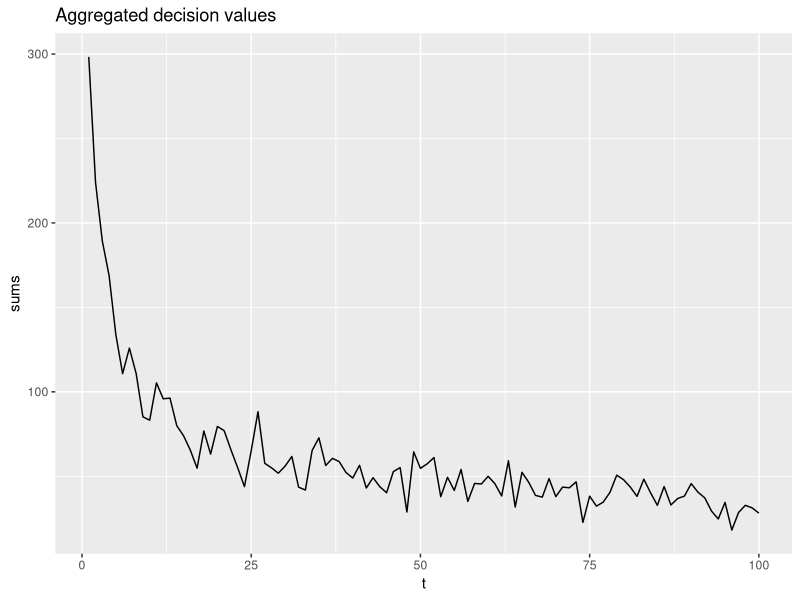
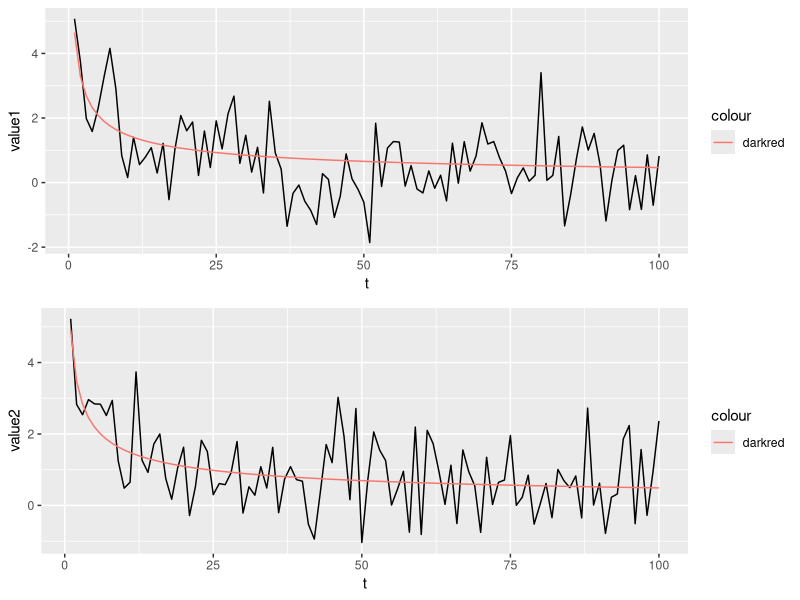

Generate these figures, in order, with R:
# this is a model for decisions that one has to make and it is known that the utility drops with time
# examples: seeing a doctor due to a symptom, doing maintenance on a car, paying bills on time

library(tidyverse)
library(magrittr)
library(gridExtra)

N = 100
MAX = 5
sigma = 1
ticks = 100
# decisions range from min to max in importance
# total number of decisions is N
importance = runif(N, min=1, max=MAX)

# ticks = number of time periods
data = tibble(t=1:ticks)

# signal is the utility of the decision as a function of time
# signal = a * 1/(t^b)
# noise is normally distributed with params mu=0, sigma
for (i in 1:N) {
    signal = paste0("signal", i) 
    noise  = paste0("noise",  i)
    value  = paste0("value",  i)
    
    data %<>% 
    mutate(!!signal := importance[i]/sqrt(t) # exp is assumed to be 1/2
         , !!noise  := rnorm(n())
         , !!value  := importance[i]/sqrt(t) + rnorm(n())) # TODO: refactor this uglinness
}

sums = data %>% 
       select(starts_with("value")) %>%
       rowSums() %>%
       tibble()

names(sums) = c("sums")
sums %<>% mutate(t=1:n()) 

ggplot(sums, aes(x=t, y=sums)) + 
  geom_line() +
  ggtitle("Aggregated decision values")

g1 = ggplot(data, aes(x=t, y=value1)) + geom_line(color="black")  +
  geom_line(data=data, aes(x=t, y=signal1, color="darkred"))
g2 = ggplot(data, aes(x=t, y=value2)) + geom_line(color="black")  +
  geom_line(data=data, aes(x=t, y=signal2, color="darkred"))

grid.arrange(g1, g2)
